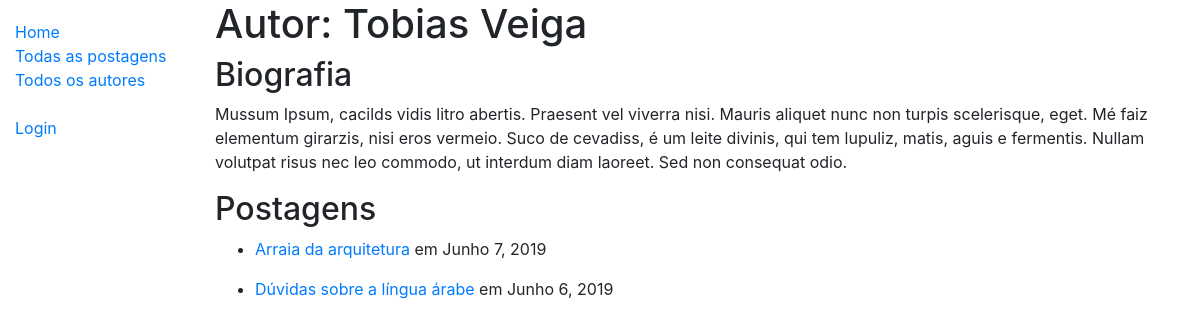
The page /blog/autor/2 on the database its author committed.
### blog_app/models.py (models this page shows, shortened)
class Autor(models.Model):
    usuario = models.ForeignKey(User, on_delete=models.SET_NULL, null=True)
    bio = models.TextField(max_length=500, help_text="Insira sua biografia aqui.")
    class Meta:
        ordering = ["usuario"]

class Postagem(models.Model):
    autor = models.ForeignKey(Autor, on_delete=models.SET_NULL, null=True)
    titulo = models.CharField(max_length=100, help_text='Escreva o título da postagem')
    datahora = models.DateTimeField(auto_now_add=True)
    conteudo = models.TextField(max_length=1000, help_text='Escreva sua postagem')
    class Meta:
        ordering = ['-datahora']
    def get_absolute_url(self):
        return reverse('post-detail', args=[str(self.id)])

### blog_app/views.py (the view)
# urls.py: path('autor/<int:pk>', views.AutorDetailView.as_view(), name='autor-detail'),
class AutorDetailView(generic.DetailView):
    model = Autor

### blog_app/templates/blog_app/autor_detail.html
{% extends "base_generic.html" %}
{% block content %}
<h1>Autor: {{autor.usuario.first_name}} {{autor.usuario.last_name}}</h1>
<h2>Biografia</h2>
  <p>{{ autor.bio }}</p>
<h2>Postagens</h2>
<ul>
  {% for post in autor.postagem_set.all %}
  <li>
    <a href="{{ post.get_absolute_url }}">{{ post.titulo }}</a>
    em {{post.datahora.date}}</p>
  </li>
  {% endfor %}
</ul>
</div>
{% endblock %}

### blog_app/static/css/minimal-table.css (style rules this page uses)
html { font-family: sans-serif; }

### rows shown on the page
Autor: usuario.first_name "Tobias", usuario.last_name "Veiga", bio "Mussum Ipsum, cacilds vidis litro abertis. Praesent vel viverra nisi. Mauris aliquet nunc non turpis scelerisque, eget. Mé faiz elementum girarzis, nisi eros vermeio. Suco de cevadiss, é um leite divinis, qui tem lupuliz, matis, aguis e fermentis. Nullam volutpat risus nec leo commodo, ut interdum diam laoreet. Sed non consequat odio."
Postagem: titulo "Arraia da arquitetura", datahora "Junho 7, 2019"
Postagem: titulo "Dúvidas sobre a língua árabe", datahora "Junho 6, 2019"
